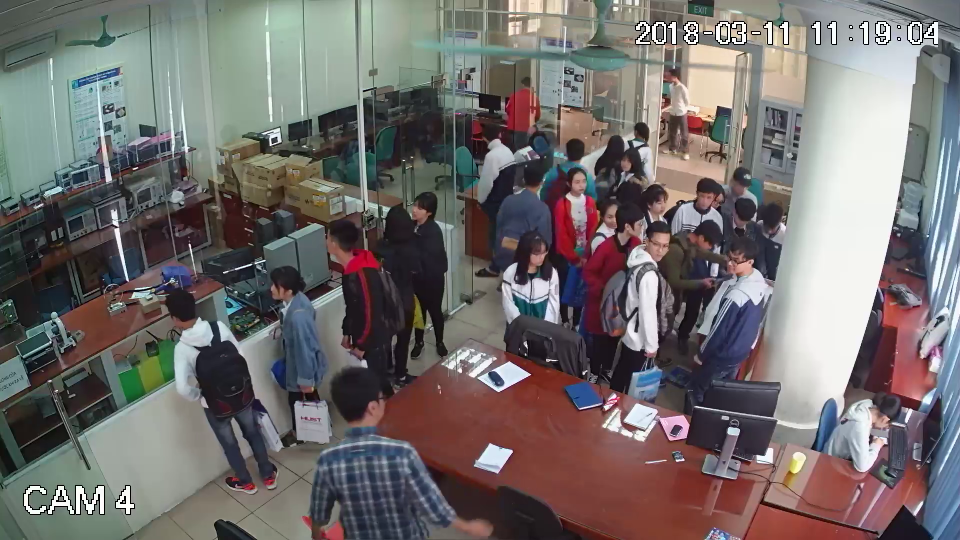
#> input picture _only/camera.png, 1920 x 1080 px (shown at 1/2 size)
$ jupyter execute face_detection.ipynb
#> lines starting #> are read from the running program, lines starting #| are printed output that depends on the picture; after the words box and inside, x2 and y2 are one past the last pixel; in counts of white or black regions, pixels touching at a corner belong together; pictures that were not available may be replaced by others from this repository, and a replacement may not be noted
[cell 1]
import numpy as np
import cv2
import pickle
import os
from shutil import rmtree

[cell 2]
# Load model Haar-cascade Detection
face_cascade = cv2.CascadeClassifier("D:\Master\Thesis\src\opencv-master\data\haarcascades\haarcascade_frontalface_default.xml")
eye_cascade = cv2.CascadeClassifier('D:\Master\Thesis\src\opencv-master\data\haarcascades\haarcascade_eye.xml')

# video_path = './../../data/video/ch3_26_3_1030_1130.mp4'

# # load video
# cap = cv2.VideoCapture(video_path)

kernel = cv2.getStructuringElement(cv2.MORPH_ELLIPSE, (3, 3))
fgbg = cv2.createBackgroundSubtractorMOG2()

[cell 3]
#Calcualte Background

def getForeground(alpha, frame):
    # Set background as first frame
    backGroundModel = frame
    # Update back ground model, apply the background averaging formula:
    # NEW_BACKGROUND = CURRENT_FRAME * ALPHA + OLD_BACKGROUND * (1 - APLHA)
    backGroundModel = frame * alpha + backGroundModel * (1- alpha)

    return cv2.absdiff(backGroundModel.astype(np.uint8), frame)

[cell 4]
gray_pre = np.zeros((1080,1920),dtype=np.uint8)
pre_face = 0

frame_pos_list = []

VIDEO_PATH = './../../data/video'
RAW_IMG = './../../data/result/raw_img'
DETECTED_IMG = './../../data/result/detected_img'
FRAME_LIST = './../../data/result/frame_list'

for root, dirs, files in os.walk(VIDEO_PATH):
    files.sort()

    for idx, name in enumerate(files):
        video_path = os.path.join(root, name)
        video_name = name.split('.')[0]

        # Reset output dir
        RAW_IMG_DIR = os.path.join(RAW_IMG, video_name)
        if os.path.exists(RAW_IMG_DIR):
            rmtree(RAW_IMG_DIR)
        os.mkdir(RAW_IMG_DIR)

        DETECTED_IMG_DIR = os.path.join(DETECTED_IMG, video_name)
        if os.path.exists(DETECTED_IMG_DIR):
            rmtree(DETECTED_IMG_DIR)
        os.mkdir(DETECTED_IMG_DIR)

# [6 lines of commented-out code are left out]
        cap = cv2.VideoCapture(video_path)

        while(cap.isOpened()):
            ret, frame = cap.read()
#> frame is the input picture: shape (1080, 1920, 3); mean B, G, R 108.3, 109.3, 114.2
            print ('frame nunber: %d' % cap.get(1))

            if ret == True:

                """
                # Method 1: Use createBackgroundSubtractorMOG2() function to calculate background.
                gray = cv2.cvtColor(frame, cv2.COLOR_BGR2GRAY)

                fgmask = fgbg.apply(gray, learningRate=0.01)
                fgmask = cv2.morphologyEx(fgmask, cv2.MORPH_OPEN, kernel)

                ret, mask = cv2.threshold(fgmask, 128, 255, cv2.THRESH_BINARY)

                dif_rate = np.sum(mask)/(1080 * 1920)

                if((dif_rate < 0.04) & (pre_face == 0)):
                    continue

                pre_face = 0
                faces = face_cascade.detectMultiScale(gray, 1.3, 5)
                """

                #"""
                # Method 2: Use subtract function in opencv
                gray = cv2.cvtColor(frame, cv2.COLOR_BGR2GRAY)
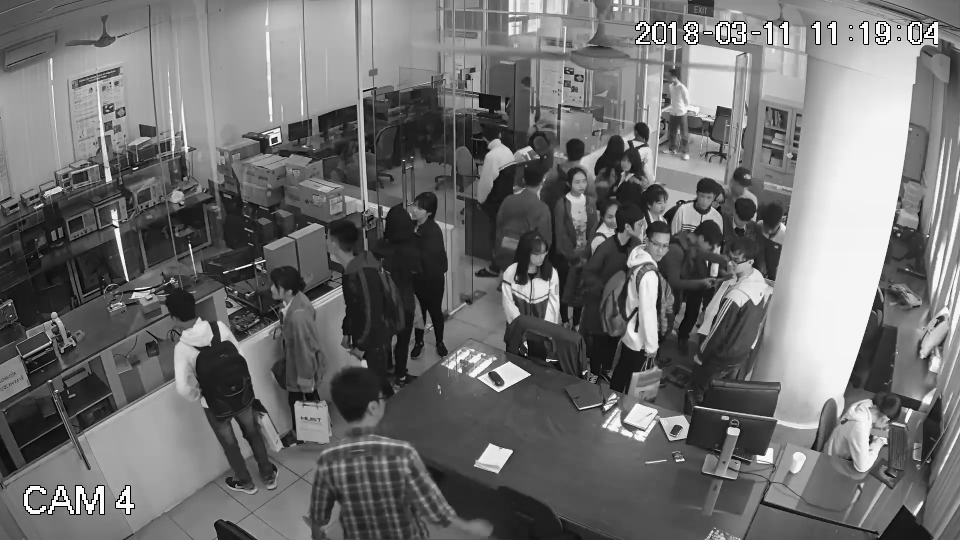
#> gray: shape (1080, 1920) (shown at 1/2 size); min 0, max 255, mean 110.6
                dif = cv2.subtract(gray, gray_pre)
                th, dst = cv2.threshold(dif, 2, 1, cv2.THRESH_BINARY)
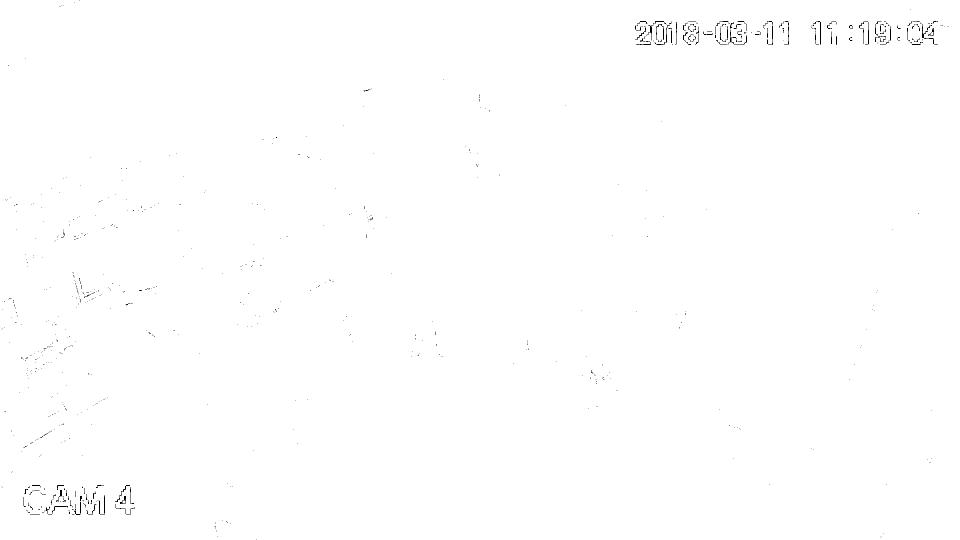
#> dst: shape (1080, 1920) (shown at 1/2 size); values 0 (black) and 1 (white), 99.7% white; black in thin lines or dots
                dif_rate = np.sum(dst) / (1080 * 1920)
#> dif_rate = 0.997
                gray_pre = gray

                if((dif_rate < 0.04) & (pre_face == 0)):
                    continue

                pre_face = 0
                faces = face_cascade.detectMultiScale(gray, 1.3, 5)
#> faces = [[1295, 471, 52, 52]]
                #"""

                """
                # Method 3: Use absDiff to calculate background model.
                ###Get the foreground
                foreGround = getForeground(0.01, frame)
                foreGround = cv2.cvtColor(foreGround, cv2.COLOR_BGR2GRAY)

                #Apply thresholding on the background and display the resulting mask
                ret, mask = cv2.threshold(foreGround, 128, 255, cv2.THRESH_BINARY)

                dif_rate = np.sum(mask)/(1080 * 1920)

                if((dif_rate < 0.04) & (pre_face == 0)):
                    continue

                pre_face = 0
                faces = face_cascade.detectMultiScale(gray, 1.3, 5)
                """

                if(len(faces) > 0):
                    pre_face = 1

                    frame_idx = cap.get(1)
                    frame_pos_list.append(frame_idx)

                    name_raw = os.path.join(RAW_IMG_DIR, 'frame%d' % frame_idx + '.png')
                    #name_raw = './../../data/raw_img/'+ 'name' + 'frame%d' % frame_idx + '.png'

                    cv2.imwrite(name_raw, frame)

                    for (x, y, w, h) in faces:
                        cv2.rectangle(frame, (x, y), (x+w, y+h), (255, 0, 0), 2)
                        roi_gray = gray[y:y+h, x:x+w]
                        roi_color = frame[y:y+h, x:x+w]

                        eyes = eye_cascade.detectMultiScale(roi_gray)
                        for (ex, ey, ew, eh) in eyes:
                           cv2.rectangle(roi_color, (ex, ey), (ex+ew, ey+eh), (0, 255, 0), 2)
#> this loop made 1 pass
#> pass 1, `roi_gray = gray[y:y+h, x:x+w]`:
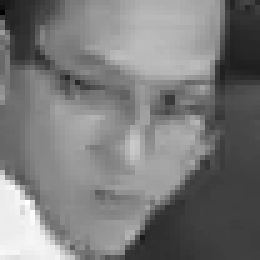
#> roi_gray: shape (52, 52) (shown 5 times larger); min 0, max 255, mean 122
#> pass 1, `roi_color = frame[y:y+h, x:x+w]`:
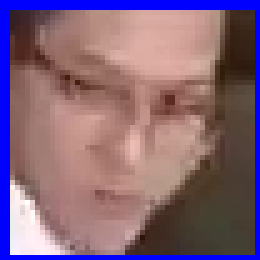
#> roi_color: shape (52, 52, 3) (shown 5 times larger); mean B, G, R 121.4, 100.6, 131.1
#> after the loop: frame: shape (1080, 1920, 3); 0.03% of pixels changed, all inside (x1, y1, x2, y2) = (1294, 470, 1349, 525)

                    # Save the detected image
                    name_detected = os.path.join(DETECTED_IMG_DIR, 'frame%d' % frame_idx + '.png')
                    cv2.imwrite(name_detected, frame)
            else:
                break

        cap.release()

        # Save the frame list have face detect
        frame_list_path = os.path.join(FRAME_LIST, video_name +  '.pkl')
        with open(frame_list_path, 'wb') as f:
            pickle.dump(frame_pos_list, f)
